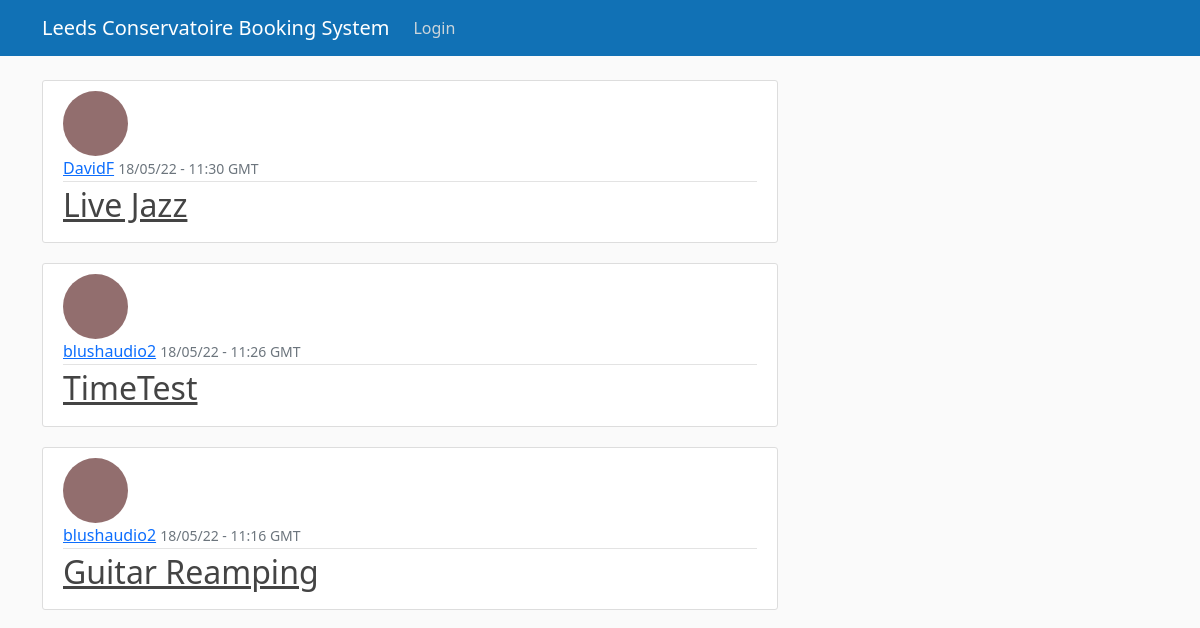
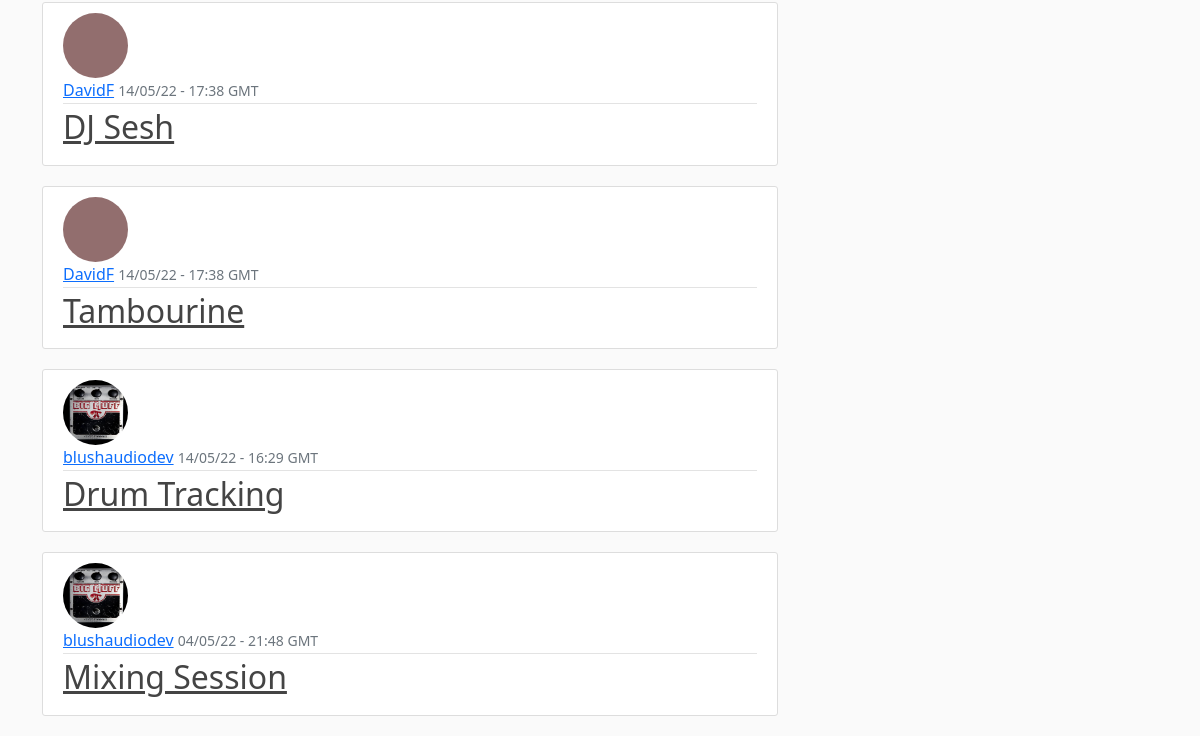
Before: /home/ with the older database file (2 pictures, top to bottom).
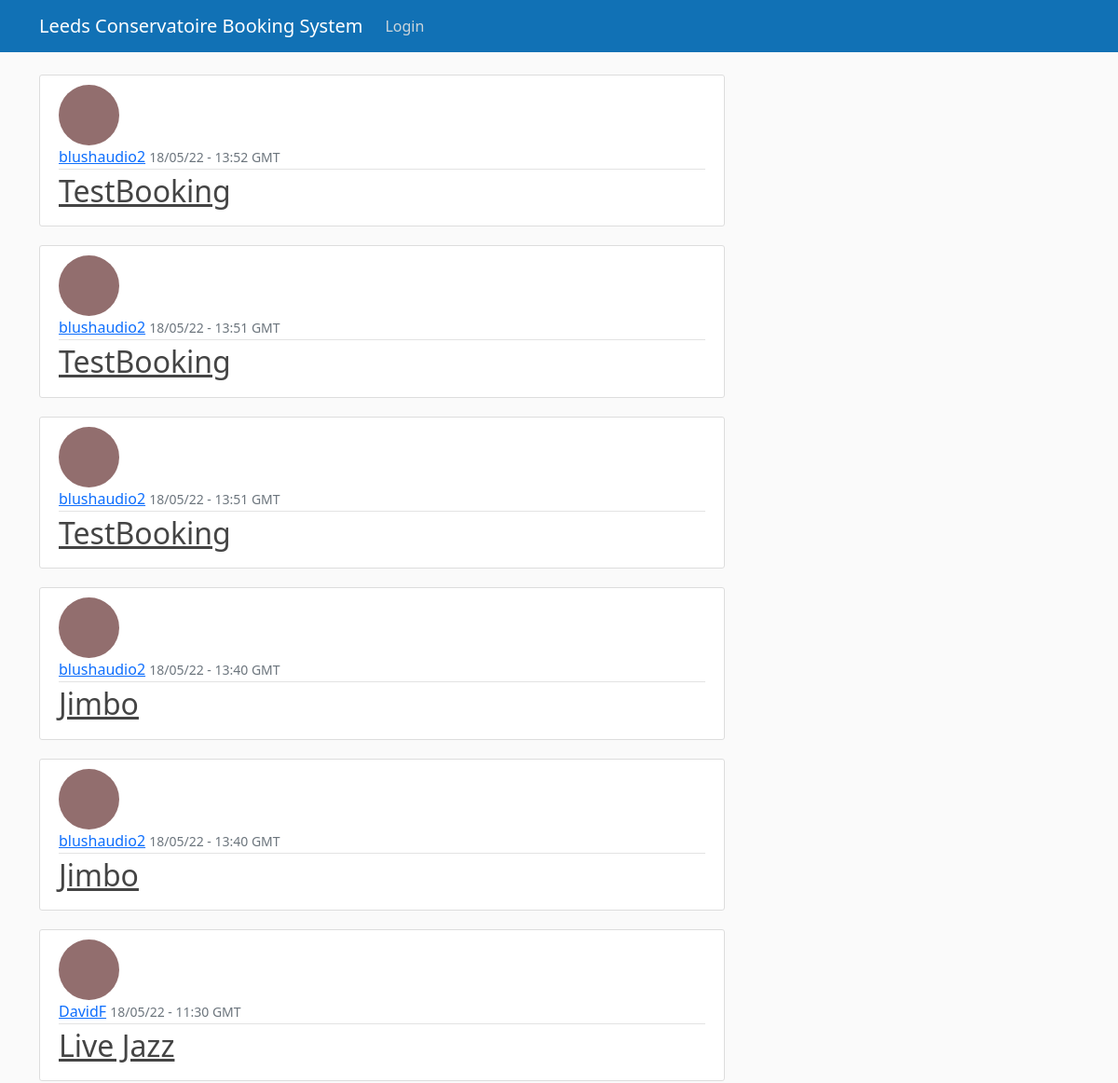
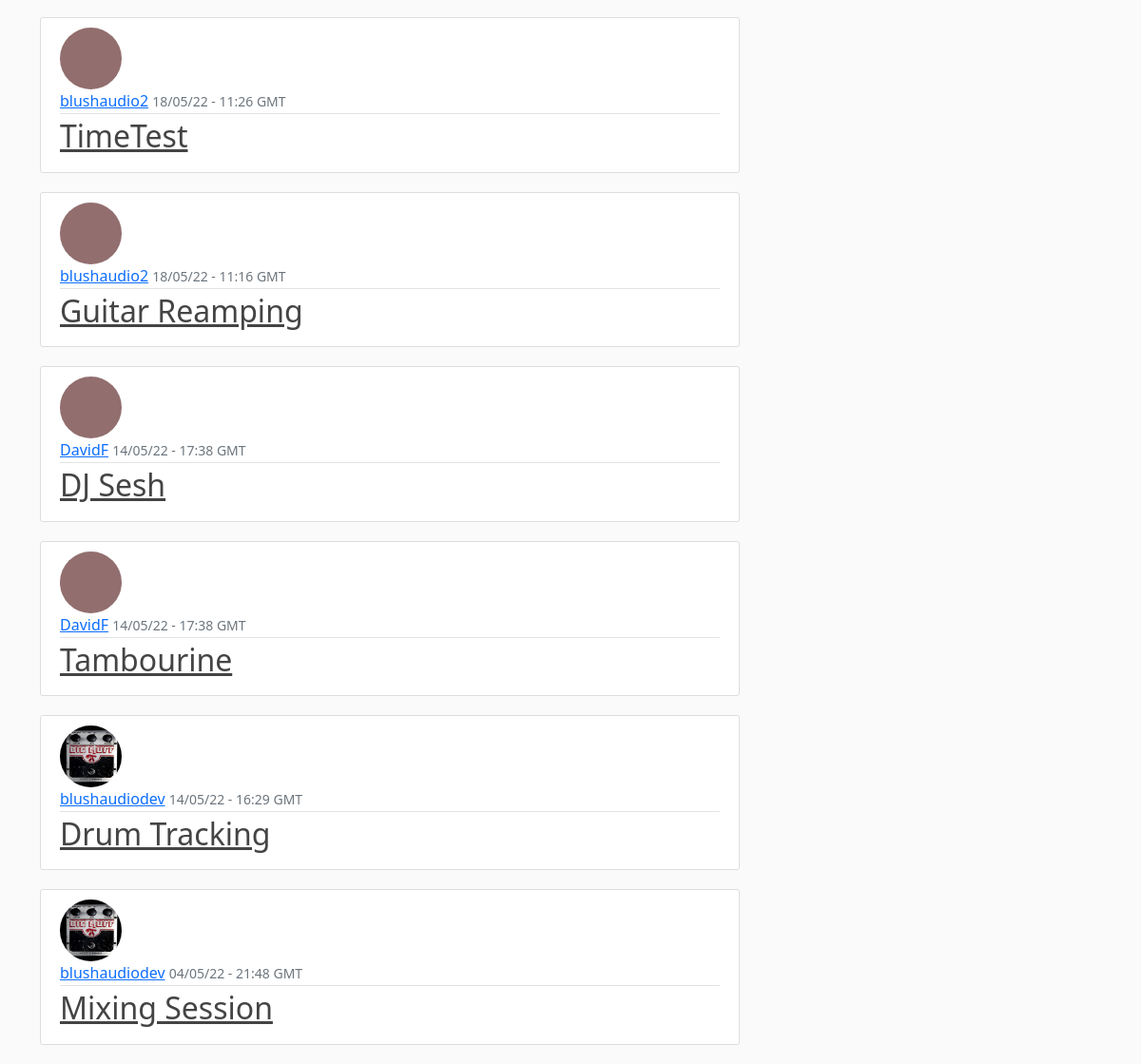
After: the same page with the newer database file (2 pictures, top to bottom).
### bookingsystem/models.py (models this page shows, shortened)
class Event(models.Model):
    title = models.CharField(max_length=100)
    owner = models.ForeignKey(User, on_delete=models.CASCADE)
    timebooked = models.DateTimeField(auto_now_add=True)
    room = models.ForeignKey(
        'Room',
        null=True,
        on_delete=models.CASCADE
    )
    starttime = models.DateTimeField(null=True, blank=True)
    endtime = models.DateTimeField(null=True, blank=True)

### users/models.py (models this page shows, shortened)
class Profile(models.Model):
    user = models.OneToOneField(User, on_delete=models.CASCADE)
    image = models.ImageField(default='default.jpg', upload_to='profile_pics')

### bookingsystem/views.py (the view)
# urls.py: path('home/', EventListView.as_view(), name='bookingsystem-home'),
class EventListView(ListView):
    model = Event
    template_name = 'home.html' # <app>/<model>_<viewtype>.html
    context_object_name = 'events'
    ordering = ['-timebooked']

### bookingsystem/templates/home.html
{% extends "base.html" %}
{% block content %}
    {% for event in events %}
        <article class="media content-section">
            <img class="rounded-circle article-img" src="{{ event.owner.profile.image.url }}">
            <div class="media-body">
                <div class="article-metadata">
                    <a class="mr-2" href='#'>{{ event.owner }}</a>
                    <small class="text-muted">{{ event.timebooked|date:"d/m/y - H:i e" }}</small>
                </div>
                <h2><a class="article-title" href="{% url 'event-detail' event.id %}">{{ event.title }}</a></h2>
            </div>
        </article>
    {% endfor %}
{% endblock content %}

### bookingsystem/templates/base.html (shortened to what this page needs)
{% load static %}
<!DOCTYPE html>
<html>
<head>
    <link href="https://cdn.jsdelivr.net/npm/bootstrap@5.0.2/dist/css/bootstrap.min.css" rel="stylesheet">
    <link rel="stylesheet" type="text/css" href="{% static 'main.css' %}">
</head>
<body>
    <header class="site-header">
        <nav class="navbar navbar-expand-md navbar-dark bg-steel fixed-top">
            <div class="container">
                <a class="navbar-brand mr-4" href="{% url 'bookingsystem-home' %}">Leeds Conservatoire Booking System</a>
                <div class="collapse navbar-collapse" id="navbarToggle">
                    <div class="navbar-nav">
                        {% if user.is_authenticated %}
                            <a class="nav-item nav-link" href="{% url 'users-profile' %}">Profile</a>
                            <a class="nav-item nav-link" href="{% url 'bookingsystem-logout' %}">Logout</a>
                        {% else %}
                            <a class="nav-item nav-link" href="{% url 'bookingsystem-login' %}">Login</a>
                        {% endif %}
                    </div>
                </div>
            </div>
        </nav>
    </header>
    <main role="main" class="container">
        <div class="row">
            <div class="col-md-8">
                {% block content %}{% endblock %}
            </div>
        </div>
    </main>
</body>
</html>

### bookingsystem/static/main.css (style rules this page uses)
body { background: #fafafa; color: #333333; margin-top: 5rem; }
h1, h2, h3, h4, h5, h6 { color: #444444; }
.bg-steel { background-color: #1171b5; }
.site-header .navbar-nav .nav-link { color: #cbd5db; }
.content-section { background: #ffffff; padding: 10px 20px; border: 1px solid #dddddd; border-radius: 3px; margin-bottom: 20px; }
.article-title { color: #444444; }
.article-img { height: 65px; width: 65px; margin-right: 16px; }
.article-metadata { padding-bottom: 1px; margin-bottom: 4px; border-bottom: 1px solid #e3e3e3 }

Changed rows visible on the page:
added Event: owner.profile.image (placeholder picture), owner "blushaudio2", timebooked "18/05/22 - 13:52 GMT", title "TestBooking"
added Event: owner.profile.image (placeholder picture), owner "blushaudio2", timebooked "18/05/22 - 13:51 GMT", title "TestBooking"
added Event: owner.profile.image (placeholder picture), owner "blushaudio2", timebooked "18/05/22 - 13:51 GMT", title "TestBooking"
added Event: owner.profile.image (placeholder picture), owner "blushaudio2", timebooked "18/05/22 - 13:40 GMT", title "Jimbo"
added Event: owner.profile.image (placeholder picture), owner "blushaudio2", timebooked "18/05/22 - 13:40 GMT", title "Jimbo"
